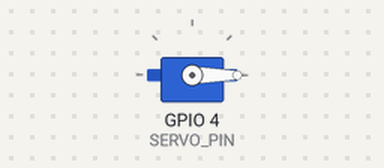
Recording of a sketch running on a simulated ESP32. Shown: servo.

Above: at 0.05 s.
At 1.5 s:
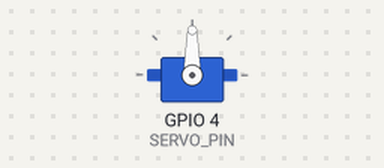
At 3.0 s:
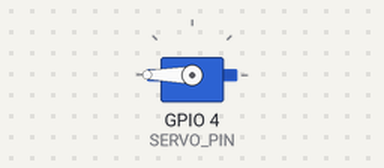
Timing chart, 0 to 6.9 s (numbered marks = the images above):
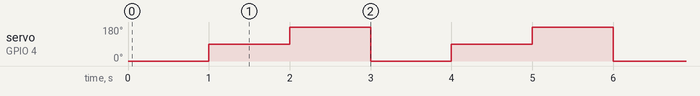

The sketch:

Basic_code_for_one_servo.ino
```cpp
#include <ESP32Servo.h>

#define SERVO_PIN 4  // Use any PWM-supported GPIO

Servo myServo;  // Create Servo object

void setup() {
    myServo.attach(SERVO_PIN);  // Attach servo to pin
}

void loop() {
    myServo.write(0);    // Move to 0°
    delay(1000);
    myServo.write(90);   // Move to 90°
    delay(1000);
    myServo.write(180);  // Move to 180°
    delay(1000);
}
```

Measured:
- by itself, servo on GPIO 4 (SERVO_PIN): repeats every 3.0 s: 180° 1.0 s, 0° 1.0 s, 90° 1.0 s
